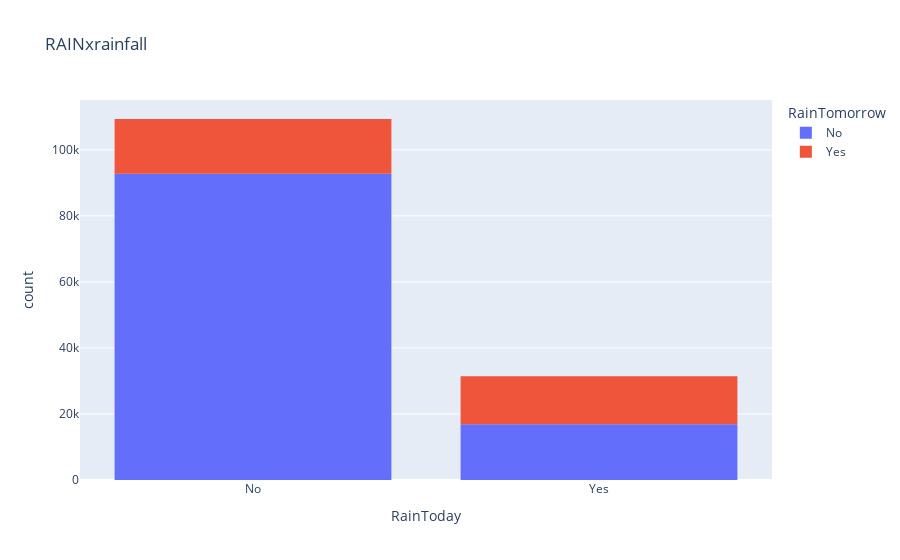

Notebook source saved alongside this figure:
### Code cell
xp.histogram(df,x="RainToday",title="RAINxrainfall",color="RainTomorrow")

### Figure 1 — Plotly figure (JSON) as saved in the notebook; plotly's stock layout.template omitted (floating-point values rounded to 4 significant figures; data arrays with more than 128 entries replaced by an {"elided": "..."} marker saying what was removed)
{"data": [{"bingroup": "x", "hovertemplate": "RainTomorrow=No<br>RainToday=%{x}<br>count=%{y}<extra></extra>", "legendgroup": "No", "marker": {"color": "#636efa", "pattern": {"shape": ""}}, "name": "No", "orientation": "v", "showlegend": true, "type": "histogram", "x": {"elided": "109586 str values"}, "xaxis": "x", "yaxis": "y"}, {"bingroup": "x", "hovertemplate": "RainTomorrow=Yes<br>RainToday=%{x}<br>count=%{y}<extra></extra>", "legendgroup": "Yes", "marker": {"color": "#EF553B", "pattern": {"shape": ""}}, "name": "Yes", "orientation": "v", "showlegend": true, "type": "histogram", "x": {"elided": "31201 str values"}, "xaxis": "x", "yaxis": "y"}], "layout": {"barmode": "relative", "legend": {"title": {"text": "RainTomorrow"}, "tracegroupgap": 0}, "title": {"text": "RAINxrainfall"}, "xaxis": {"anchor": "y", "domain": [0, 1], "title": {"text": "RainToday"}}, "yaxis": {"anchor": "x", "domain": [0, 1], "title": {"text": "count"}}}}
